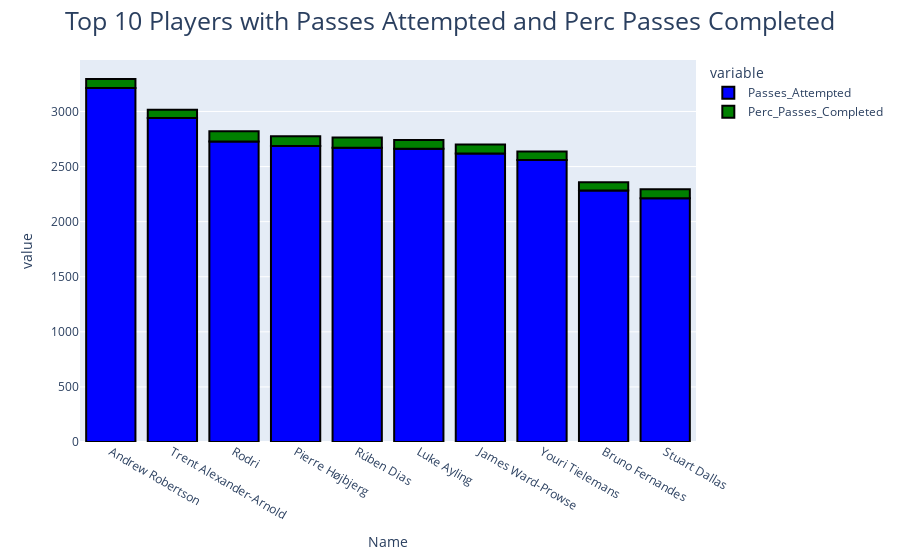

This figure's notebook cell:
### Markdown cell above
### 3.4. who are the top 10 players that attempt the most amount of passes per season, and discover the percentage of passes completed successful?

### Code cell
fig_bar = EPL_Data.nlargest(10, "Passes_Attempted" or "Perc_Passes_Completed")[['Name', 'Passes_Attempted', 'Perc_Passes_Completed']]
fig= px.bar(fig_bar,x='Name', y=["Passes_Attempted","Perc_Passes_Completed"], 
             color_discrete_map={
                 "Passes_Attempted": "blue",
                 "Perc_Passes_Completed": "green"}
            )
                 
fig.update_traces(marker=dict(line=dict(color='#000000', width=2)))
fig.update_layout(title_text='Top 10 Players with Passes Attempted and Perc Passes Completed',
                  title_x=0.5, title_font=dict(size=25))  
fig.show()

### Figure 1 — Plotly figure (JSON) as saved in the notebook; plotly's stock layout.template omitted (floating-point values rounded to 4 significant figures)
{"data": [{"alignmentgroup": "True", "hovertemplate": "variable=Passes_Attempted<br>Name=%{x}<br>value=%{y}<extra></extra>", "legendgroup": "Passes_Attempted", "marker": {"color": "blue", "line": {"color": "#000000", "width": 2}, "pattern": {"shape": ""}}, "name": "Passes_Attempted", "offsetgroup": "Passes_Attempted", "orientation": "v", "showlegend": true, "textposition": "auto", "type": "bar", "x": ["Andrew Robertson", "Trent Alexander-Arnold", "Rodri", "Pierre Højbjerg", "Rúben Dias", "Luke Ayling", "James Ward-Prowse", "Youri Tielemans", "Bruno Fernandes", "Stuart Dallas"], "xaxis": "x", "y": [3214, 2941, 2728, 2687, 2671, 2661, 2619, 2559, 2283, 2212], "yaxis": "y"}, {"alignmentgroup": "True", "hovertemplate": "variable=Perc_Passes_Completed<br>Name=%{x}<br>value=%{y}<extra></extra>", "legendgroup": "Perc_Passes_Completed", "marker": {"color": "green", "line": {"color": "#000000", "width": 2}, "pattern": {"shape": ""}}, "name": "Perc_Passes_Completed", "offsetgroup": "Perc_Passes_Completed", "orientation": "v", "showlegend": true, "textposition": "auto", "type": "bar", "x": ["Andrew Robertson", "Trent Alexander-Arnold", "Rodri", "Pierre Højbjerg", "Rúben Dias", "Luke Ayling", "James Ward-Prowse", "Youri Tielemans", "Bruno Fernandes", "Stuart Dallas"], "xaxis": "x", "y": [79.9, 75.3, 91.5, 88.9, 93.6, 79.3, 80.8, 78.6, 74.6, 82], "yaxis": "y"}], "layout": {"barmode": "relative", "legend": {"title": {"text": "variable"}, "tracegroupgap": 0}, "margin": {"t": 60}, "title": {"font": {"size": 25}, "text": "Top 10 Players with Passes Attempted and Perc Passes Completed", "x": 0.5}, "xaxis": {"anchor": "y", "domain": [0, 1], "title": {"text": "Name"}}, "yaxis": {"anchor": "x", "domain": [0, 1], "title": {"text": "value"}}}}
